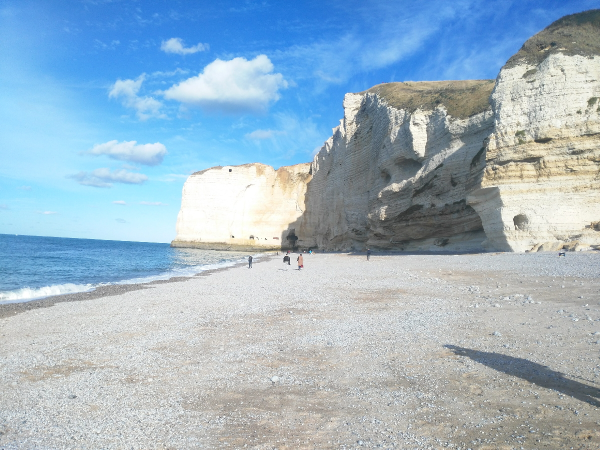
#> input picture etretat.jpg, 1200 x 900 px (shown at 1/2 size)
$ jupyter execute Filter_Enhance.ipynb   (shell and % lines are left out)
#> lines starting #> are read from the running program, lines starting #| are printed output that depends on the picture
[cell 1]
from skimage.io import imread,imshow,imsave
from skimage.util import random_noise
from PIL import Image
import numpy as np
import numpy as np
import cv2 as cv2
import matplotlib.pyplot as plt
from matplotlib import cm

[cell 2]
im = imread('etretat.jpg').astype(np.uint8)
#> im is the input picture: shape (900, 1200, 3); mean R, G, B 158, 181.4, 198

plt.imshow(im)
plt.show()

liener filter

apply a noise on the image to see if the mean filter work

[cell 3]
img_noised = random_noise(im,mode='salt', amount=0.04)
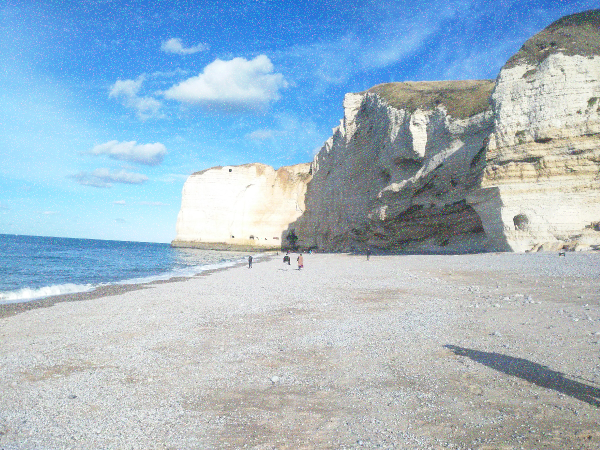
#> img_noised: shape (900, 1200, 3) float64 (shown at 1/2 size); mean R, G, B 0.635, 0.723, 0.785
plt.figure()
plt.imshow(img_noised)
plt.show()

i creat the next function to do a Karnel filter on them using the Opencv lib

# Kenel concolution

[cell 4]
def Sharpening_filters(image):
    kernel = (np.array([[-1, -1, -1],
                        [-1, 9, -1],
                        [-1, -1, -1]]))
    filtered = cv2.filter2D(src=image, kernel=kernel, ddepth=-1)
    return filtered


def Line_and_Edge_Enhancing_filters(image):
    kernel = (np.array([[-1, -1, -1],
                        [2, 2.9, 2],
                        [-1, -1, -1]]))
    filtered = cv2.filter2D(src=image, kernel=kernel, ddepth=-1)
    return filtered


def Laplacian_filters(image):
    kernel = (np.array([[0, -1, 0],
                        [-1, 4, -1],
                        [0, -1, 0]]))
    filtered = cv2.filter2D(src=image, kernel=kernel, ddepth=-1)
    return filtered


def Gaussian_filters(image):
    kernel = (np.array([[1, 2, 1],
                        [2, 4, 2],
                        [1, 2, 1]])) / 16
    filtered = cv2.filter2D(src=image, kernel=kernel, ddepth=-1)
    return filtered


def Mean_filters(image):
    kernel = np.ones((3, 3)) / 9
    filtered = cv2.filter2D(src=image, kernel=kernel, ddepth=-1)
    return filtered


def UnsharpeMasking_filters(image):
    kernel = (np.array([[1, 4, 6, 4, 1],
                        [4, 16, 24, 16, 4],
                        [6, 24, -476, 24, 6],
                        [4, 16, 24, 16, 4],
                        [1, 4, 6, 4, 1]])) * -1 / 256
    filtered = cv2.filter2D(src=image, kernel=kernel, ddepth=-1)
    return filtered


def Sobel_filters(image):
    kernel1 = (np.array([[-1, -1, -1],
                         [-1, 9, -1],
                         [-1, -1, -1]]))
    kernel2 = (np.array([[-1, -1, -1],
                         [-1, 9, -1],
                         [-1, -1, -1]]))

    filtered1 = cv2.filter2D(src=image, kernel=kernel1, ddepth=-1)
    filtered = cv2.filter2D(src=filtered1, kernel=kernel2, ddepth=-1)
    return filtered


def Laplacian_of_Gaussian_filter(image):
    karnel = (np.array([[0, 1, 1, 2, 2, 2, 1, 1, 0],
                        [1, 2, 4, 5, 5, 5, 4, 2, 1],
                        [1, 4, 5, 3, 0, 3, 5, 4, 1],
                        [2, 5, 3, -12, -24, -12, 3, 2, 1],
                        [2, 5, 0, -24, -40, -24, 0, 5, 2],
                        [2, 5, 3, -12, -24, -12, 3, 2, 1],
                        [1, 4, 5, 3, 0, 3, 5, 4, 1],
                        [1, 2, 4, 5, 5, 5, 4, 2, 1],
                        [0, 1, 1, 2, 2, 2, 1, 1, 0]]))
    filtered = cv2.filter2D(src=image, kernel=karnel, ddepth=-1)

    return filtered

[cell 5]
mean_1_time=Mean_filters(img_noised)
mean_3_time= Mean_filters(Mean_filters(Mean_filters(img_noised)))
plt.figure(figsize=(15,5))
plt.subplot(1,3,1)
plt.title("noised image",color= 'red')
plt.imshow(img_noised)
plt.subplot(1,3,2)
plt.title("one time filter",color= 'red')
plt.imshow(mean_1_time)
plt.subplot(1,3,3)
plt.title("3 time filterd",color= 'red')
plt.imshow(mean_3_time)
plt.show()
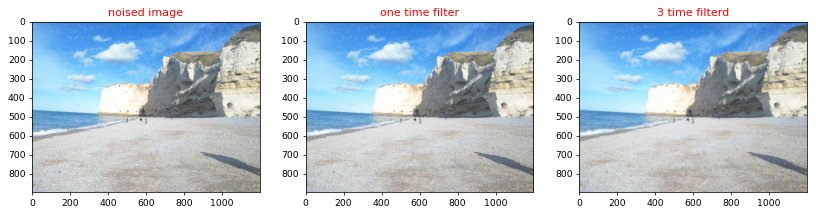
#> figure drawn by matplotlib, 3 panels

using the filter on time did not get rid of all the noise but each time we aply it again it work better

[cell 6]
sharped_image = Sharpening_filters(im)
#> in Sharpening_filters, `filtered = cv2.filter2D(src=image, kernel=kernel, ddepth=-1)`:
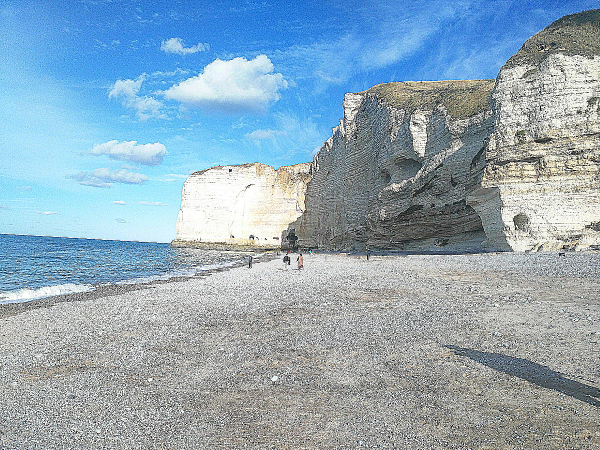
#> filtered: shape (900, 1200, 3) (shown at 1/2 size); mean R, G, B 144.7, 167.6, 184.2
plt.imshow(sharped_image)
plt.title("sharpend image",color= 'red')
plt.show()

[cell 7]
img4=Line_and_Edge_Enhancing_filters(im)
#> in Line_and_Edge_Enhancing_filters, `filtered = cv2.filter2D(src=image, kernel=kernel, ddepth=-1)`:
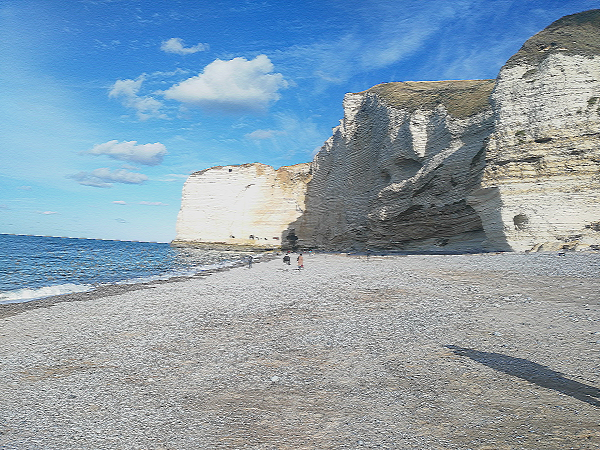
#> filtered: shape (900, 1200, 3) (shown at 1/2 size); mean R, G, B 137.6, 158.4, 173.6
plt.title("Edge_Enhancing",color= 'red')
plt.imshow(img4)

[cell 8]
img5=Laplacian_filters(im)
#> in Laplacian_filters, `filtered = cv2.filter2D(src=image, kernel=kernel, ddepth=-1)`:
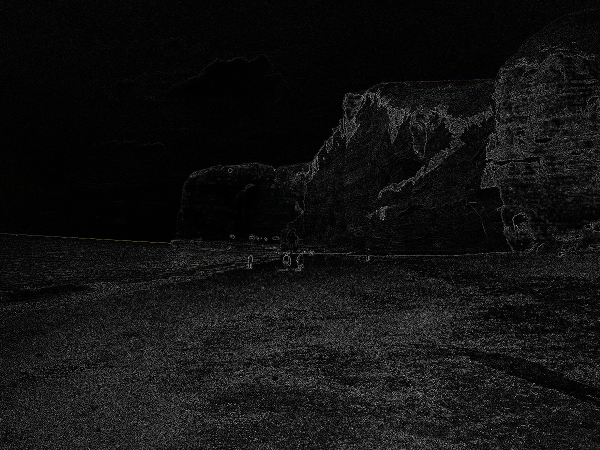
#> filtered: shape (900, 1200, 3) (shown at 1/2 size); mean R, G, B 17.8, 17.8, 17.8
plt.title("Laplacian_filters",color= 'red')
plt.imshow(img5)

[cell 9]
img6=Gaussian_filters(im)
plt.title("Gaussian_filters",color= 'red')
plt.imshow(img6)

[cell 10]
img7=UnsharpeMasking_filters(im)
plt.title("UnsharpeMasking",color= 'red')
plt.imshow(img7)

[cell 11]
img8=Sobel_filters(im)
#> in Sobel_filters, `filtered = cv2.filter2D(src=filtered1, kernel=kernel2, ddepth=-1)`:
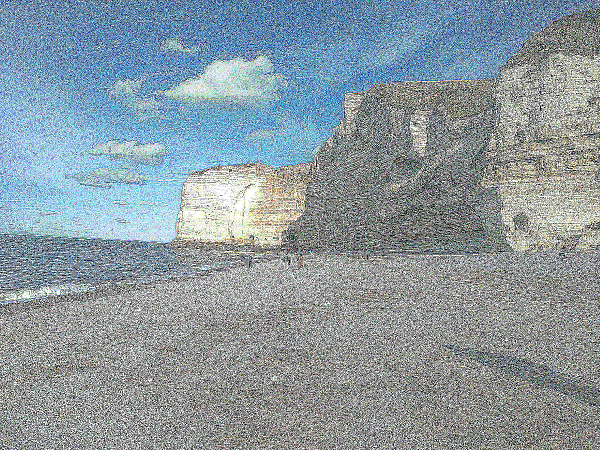
#> filtered: shape (900, 1200, 3) (shown at 1/2 size); mean R, G, B 140.1, 151.8, 161.6
plt.title("Sobel",color= 'red')
plt.imshow(img8)

[cell 12]
im9=Laplacian_of_Gaussian_filter(im)
#> in Laplacian_of_Gaussian_filter, `filtered = cv2.filter2D(src=image, kernel=karnel, ddepth=-1)`:
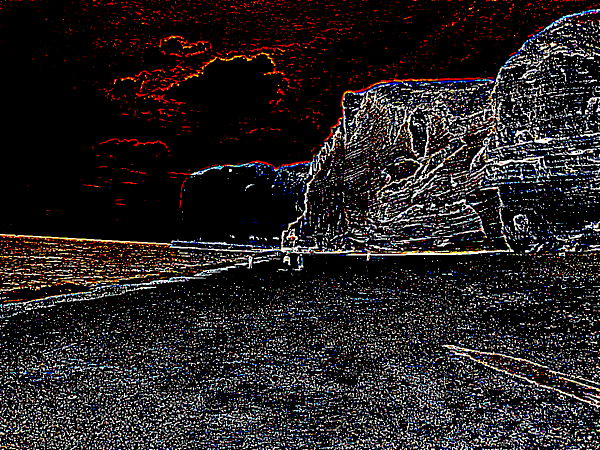
#> filtered: shape (900, 1200, 3) (shown at 1/2 size); mean R, G, B 37.1, 33.1, 33.2
plt.title("Laplacian_of_Gaussian",color= 'red')
plt.imshow(im9)

creat a pipline that take a bad image and fix it

[cell 13]
def pipline(image):
    step1 = Mean_filters(image)
    step2 = Gaussian_filters(step1)
    step3 = UnsharpeMasking_filters(step2)
    step4 = Mean_filters(step3)
#> in Mean_filters (call 6), `filtered = cv2.filter2D(src=image, kernel=kernel, ddepth=-1)`:
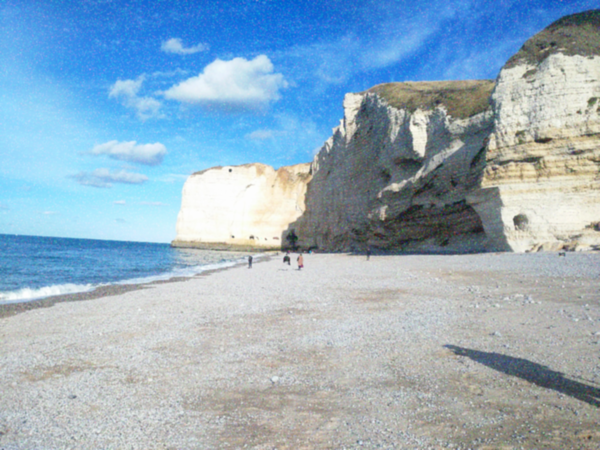
#> filtered: shape (900, 1200, 3) float64 (shown at 1/2 size); mean R, G, B 0.635, 0.723, 0.785; drawn with min black and max white
    return step4,step1,step2,step3

[cell 14]
P,s1,s2,s3=pipline(img_noised)

plt.imshow(img_noised)
plt.figure(figsize=(15,5))
plt.subplot(1,4,1)
plt.title("step1",color= 'red')
plt.imshow(s1)
plt.subplot(1,4,2)
plt.title("step2 ",color= 'red')
plt.imshow(s2)
plt.subplot(1,4,3)
plt.title("step3",color= 'red')
plt.imshow(s3)
plt.subplot(1,4,4)
plt.title("a pipe line that uses sevral filters",color= 'red')
plt.imshow(P)
plt.show()
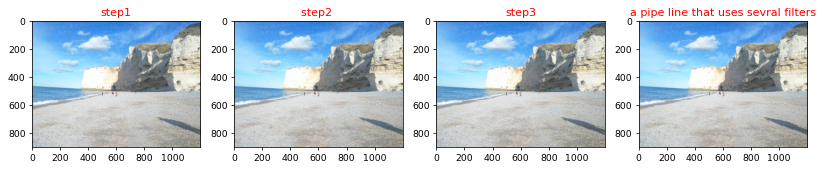
#> figure drawn by matplotlib, 4 panels

$ run again, with Gaussian.jpg copied over etretat.jpg
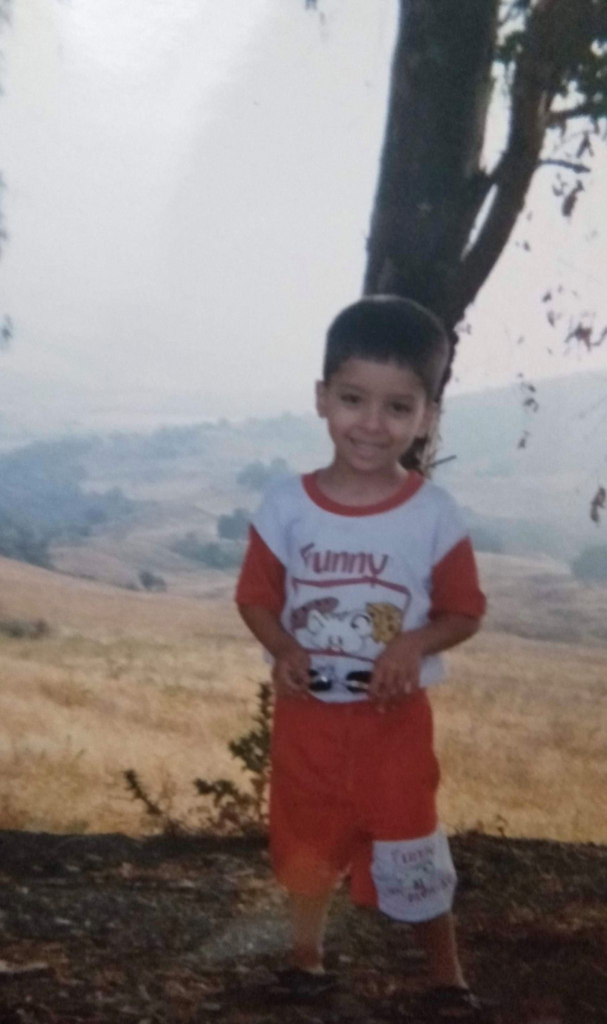
#> input picture Gaussian.jpg, 1214 x 2048 px (shown at 1/2 size)
#> im is the input picture: shape (2048, 1214, 3); mean R, G, B 137.4, 128.3, 127.3
#> `img_noised = random_noise(im,mode='salt', amount=0.04)`:
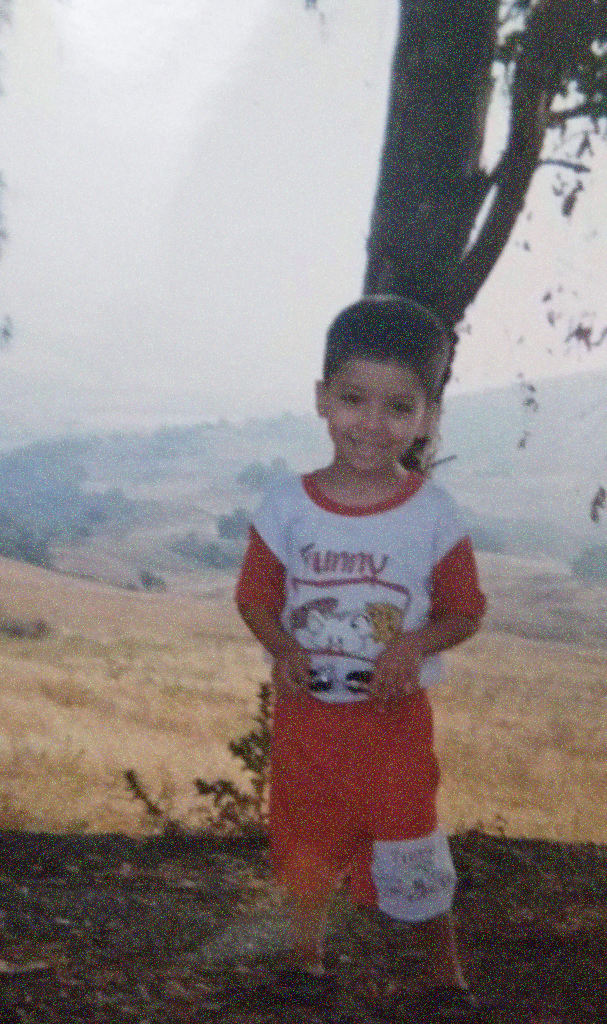
#> img_noised: shape (2048, 1214, 3) float64 (shown at 1/2 size); mean R, G, B 0.557, 0.523, 0.519
#> in Laplacian_of_Gaussian_filter, `filtered = cv2.filter2D(src=image, kernel=karnel, ddepth=-1)`:
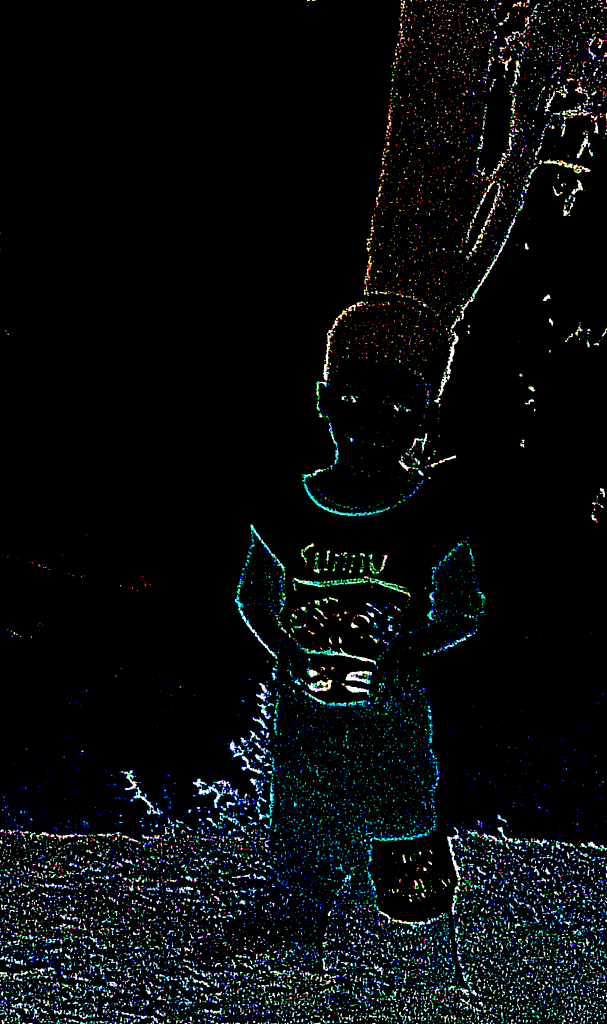
#> filtered: shape (2048, 1214, 3) (shown at 1/2 size); mean R, G, B 8.3, 11.5, 12.9
